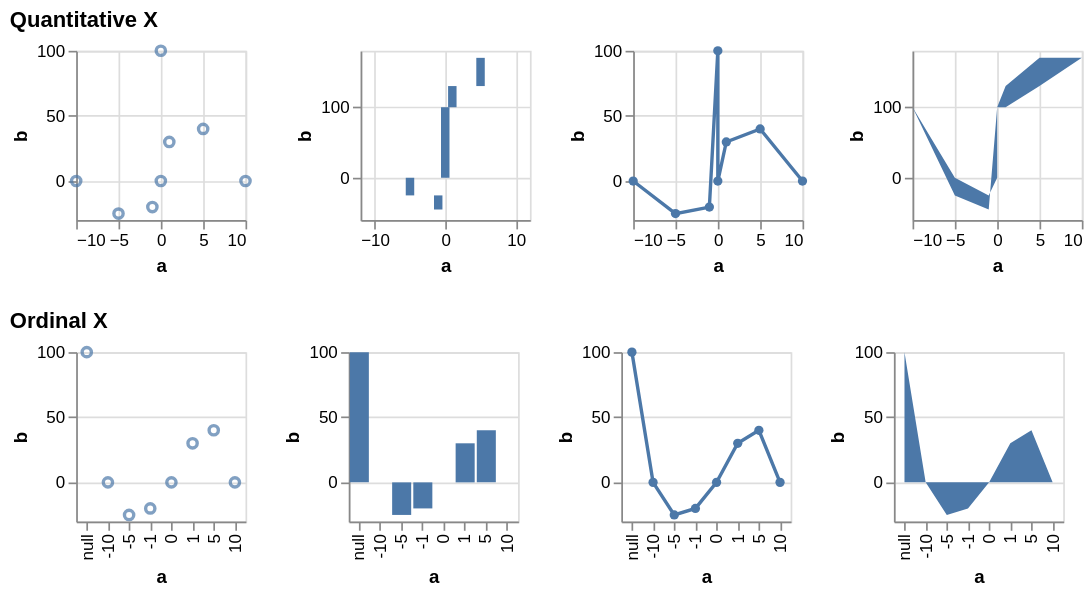

This figure's Vega-Lite source:
### Vega specification from a JSON file in a GitHub repository (floating-point values rounded to 4 significant figures)
{"$schema": "https://vega.github.io/schema/vega/v6.json", "description": "Testing invalid", "background": "white", "padding": 5, "data": [{"name": "source_0", "values": [{"a": null, "b": 100}, {"a": -10, "b": null}, {"a": -5, "b": -25}, {"a": -1, "b": -20}, {"a": 0, "b": null}, {"a": 1, "b": 30}, {"a": 5, "b": 40}, {"a": 10, "b": null}]}, {"name": "data_0", "source": "source_0", "transform": [{"type": "formula", "expr": "toNumber(datum[\"a\"])", "as": "a"}]}, {"name": "data_2", "source": "data_0", "transform": [{"type": "stack", "groupby": [], "field": "b", "sort": {"field": [], "order": []}, "as": ["b_start", "b_end"], "offset": "zero"}]}, {"name": "data_3", "source": "data_0", "transform": [{"type": "stack", "groupby": [], "field": "b", "sort": {"field": [], "order": []}, "as": ["b_start", "b_end"], "offset": "zero"}]}, {"name": "data_4", "source": "data_0", "transform": [{"type": "stack", "groupby": ["a"], "field": "b", "sort": {"field": [], "order": []}, "as": ["b_start", "b_end"], "offset": "zero"}]}, {"name": "data_5", "source": "data_0", "transform": [{"type": "impute", "field": "b", "groupby": [], "key": "a", "method": "value", "value": 0}, {"type": "stack", "groupby": ["a"], "field": "b", "sort": {"field": [], "order": []}, "as": ["b_start", "b_end"], "offset": "zero"}]}], "signals": [{"name": "childHeight", "value": 100}, {"name": "concat_0_childWidth", "value": 100}, {"name": "concat_1_childWidth", "value": 100}], "layout": {"padding": 20, "columns": 1, "bounds": "full", "align": "each"}, "marks": [{"type": "group", "name": "concat_0_group", "title": {"text": "Quantitative X", "anchor": "start"}, "layout": {"padding": 20, "bounds": "full", "align": "each"}, "marks": [{"type": "group", "name": "concat_0_concat_0_group", "style": "cell", "encode": {"update": {"width": {"signal": "concat_0_childWidth"}, "height": {"signal": "childHeight"}}}, "marks": [{"name": "concat_0_concat_0_marks", "type": "symbol", "style": ["point"], "from": {"data": "data_0"}, "encode": {"update": {"opacity": {"value": 0.7}, "fill": {"value": "transparent"}, "stroke": {"value": "#4c78a8"}, "tooltip": {"signal": "{\"a\": format(datum[\"a\"], \"\"), \"b\": format(datum[\"b\"], \"\")}"}, "ariaRoleDescription": {"value": "point"}, "description": {"signal": "\"a: \" + (format(datum[\"a\"], \"\")) + \"; b: \" + (format(datum[\"b\"], \"\"))"}, "x": [{"test": "!isValid(datum[\"a\"]) || !isFinite(+datum[\"a\"])", "scale": "concat_0_concat_0_x", "value": 0}, {"scale": "concat_0_concat_0_x", "field": "a"}], "y": [{"test": "!isValid(datum[\"b\"]) || !isFinite(+datum[\"b\"])", "scale": "concat_0_concat_0_y", "value": 0}, {"scale": "concat_0_concat_0_y", "field": "b"}]}}}], "axes": [{"scale": "concat_0_concat_0_x", "orient": "bottom", "gridScale": "concat_0_concat_0_y", "grid": true, "tickCount": {"signal": "ceil(concat_0_childWidth/40)"}, "domain": false, "labels": false, "aria": false, "maxExtent": 0, "minExtent": 0, "ticks": false, "zindex": 0}, {"scale": "concat_0_concat_0_y", "orient": "left", "gridScale": "concat_0_concat_0_x", "grid": true, "tickCount": {"signal": "ceil(childHeight/40)"}, "domain": false, "labels": false, "aria": false, "maxExtent": 0, "minExtent": 0, "ticks": false, "zindex": 0}, {"scale": "concat_0_concat_0_x", "orient": "bottom", "grid": false, "title": "a", "labelFlush": true, "labelOverlap": true, "tickCount": {"signal": "ceil(concat_0_childWidth/40)"}, "zindex": 0}, {"scale": "concat_0_concat_0_y", "orient": "left", "grid": false, "title": "b", "labelOverlap": true, "tickCount": {"signal": "ceil(childHeight/40)"}, "zindex": 0}]}, {"type": "group", "name": "concat_0_concat_1_group", "style": "cell", "encode": {"update": {"width": {"signal": "concat_0_childWidth"}, "height": {"signal": "childHeight"}}}, "marks": [{"name": "concat_0_concat_1_marks", "type": "rect", "style": ["bar"], "from": {"data": "data_2"}, "encode": {"update": {"fill": {"value": "#4c78a8"}, "tooltip": {"signal": "{\"a\": format(datum[\"a\"], \"\"), \"b\": format(datum[\"b\"], \"\")}"}, "ariaRoleDescription": {"value": "bar"}, "description": {"signal": "\"a: \" + (format(datum[\"a\"], \"\")) + \"; b: \" + (format(datum[\"b\"], \"\"))"}, "xc": [{"test": "!isValid(datum[\"a\"]) || !isFinite(+datum[\"a\"])", "signal": "scale('concat_0_concat_1_x', inrange(0, domain('concat_0_concat_1_x')) ? 0 : domain('concat_0_concat_1_x')[0])"}, {"scale": "concat_0_concat_1_x", "field": "a"}], "width": {"value": 5}, "y": {"scale": "concat_0_concat_1_y", "field": "b_end"}, "y2": {"scale": "concat_0_concat_1_y", "field": "b_start"}}}}], "axes": [{"scale": "concat_0_concat_1_x", "orient": "bottom", "gridScale": "concat_0_concat_1_y", "grid": true, "tickCount": {"signal": "ceil(concat_0_childWidth/40)"}, "domain": false, "labels": false, "aria": false, "maxExtent": 0, "minExtent": 0, "ticks": false, "zindex": 0}, {"scale": "concat_0_concat_1_y", "orient": "left", "gridScale": "concat_0_concat_1_x", "grid": true, "tickCount": {"signal": "ceil(childHeight/40)"}, "domain": false, "labels": false, "aria": false, "maxExtent": 0, "minExtent": 0, "ticks": false, "zindex": 0}, {"scale": "concat_0_concat_1_x", "orient": "bottom", "grid": false, "title": "a", "labelFlush": true, "labelOverlap": true, "tickCount": {"signal": "ceil(concat_0_childWidth/40)"}, "zindex": 0}, {"scale": "concat_0_concat_1_y", "orient": "left", "grid": false, "title": "b", "labelOverlap": true, "tickCount": {"signal": "ceil(childHeight/40)"}, "zindex": 0}]}, {"type": "group", "name": "concat_0_concat_2_group", "style": "cell", "encode": {"update": {"width": {"signal": "concat_0_childWidth"}, "height": {"signal": "childHeight"}}}, "marks": [{"name": "concat_0_concat_2_layer_0_marks", "type": "line", "style": ["line"], "sort": {"field": "x"}, "from": {"data": "data_0"}, "encode": {"update": {"stroke": {"value": "#4c78a8"}, "tooltip": {"signal": "{\"a\": format(datum[\"a\"], \"\"), \"b\": format(datum[\"b\"], \"\")}"}, "description": {"signal": "\"a: \" + (format(datum[\"a\"], \"\")) + \"; b: \" + (format(datum[\"b\"], \"\"))"}, "x": [{"test": "!isValid(datum[\"a\"]) || !isFinite(+datum[\"a\"])", "signal": "scale('concat_0_concat_2_x', inrange(0, domain('concat_0_concat_2_x')) ? 0 : domain('concat_0_concat_2_x')[0])"}, {"scale": "concat_0_concat_2_x", "field": "a"}], "y": [{"test": "!isValid(datum[\"b\"]) || !isFinite(+datum[\"b\"])", "scale": "concat_0_concat_2_y", "value": 0}, {"scale": "concat_0_concat_2_y", "field": "b"}]}}}, {"name": "concat_0_concat_2_layer_1_marks", "type": "symbol", "style": ["point"], "from": {"data": "data_0"}, "encode": {"update": {"opacity": {"value": 1}, "fill": {"value": "#4c78a8"}, "tooltip": {"signal": "{\"a\": format(datum[\"a\"], \"\"), \"b\": format(datum[\"b\"], \"\")}"}, "ariaRoleDescription": {"value": "point"}, "description": {"signal": "\"a: \" + (format(datum[\"a\"], \"\")) + \"; b: \" + (format(datum[\"b\"], \"\"))"}, "x": [{"test": "!isValid(datum[\"a\"]) || !isFinite(+datum[\"a\"])", "signal": "scale('concat_0_concat_2_x', inrange(0, domain('concat_0_concat_2_x')) ? 0 : domain('concat_0_concat_2_x')[0])"}, {"scale": "concat_0_concat_2_x", "field": "a"}], "y": [{"test": "!isValid(datum[\"b\"]) || !isFinite(+datum[\"b\"])", "scale": "concat_0_concat_2_y", "value": 0}, {"scale": "concat_0_concat_2_y", "field": "b"}]}}}], "axes": [{"scale": "concat_0_concat_2_x", "orient": "bottom", "gridScale": "concat_0_concat_2_y", "grid": true, "tickCount": {"signal": "ceil(concat_0_childWidth/40)"}, "domain": false, "labels": false, "aria": false, "maxExtent": 0, "minExtent": 0, "ticks": false, "zindex": 0}, {"scale": "concat_0_concat_2_y", "orient": "left", "gridScale": "concat_0_concat_2_x", "grid": true, "tickCount": {"signal": "ceil(childHeight/40)"}, "domain": false, "labels": false, "aria": false, "maxExtent": 0, "minExtent": 0, "ticks": false, "zindex": 0}, {"scale": "concat_0_concat_2_x", "orient": "bottom", "grid": false, "title": "a", "labelFlush": true, "labelOverlap": true, "tickCount": {"signal": "ceil(concat_0_childWidth/40)"}, "zindex": 0}, {"scale": "concat_0_concat_2_y", "orient": "left", "grid": false, "title": "b", "labelOverlap": true, "tickCount": {"signal": "ceil(childHeight/40)"}, "zindex": 0}]}, {"type": "group", "name": "concat_0_concat_3_group", "style": "cell", "encode": {"update": {"width": {"signal": "concat_0_childWidth"}, "height": {"signal": "childHeight"}}}, "marks": [{"name": "concat_0_concat_3_marks", "type": "area", "style": ["area"], "sort": {"field": "x"}, "from": {"data": "data_3"}, "encode": {"update": {"orient": {"value": "vertical"}, "fill": {"value": "#4c78a8"}, "tooltip": {"signal": "{\"a\": format(datum[\"a\"], \"\"), \"b\": format(datum[\"b\"], \"\")}"}, "description": {"signal": "\"a: \" + (format(datum[\"a\"], \"\")) + \"; b: \" + (format(datum[\"b\"], \"\"))"}, "x": [{"test": "!isValid(datum[\"a\"]) || !isFinite(+datum[\"a\"])", "signal": "scale('concat_0_concat_3_x', inrange(0, domain('concat_0_concat_3_x')) ? 0 : domain('concat_0_concat_3_x')[0])"}, {"scale": "concat_0_concat_3_x", "field": "a"}], "y": {"scale": "concat_0_concat_3_y", "field": "b_end"}, "y2": {"scale": "concat_0_concat_3_y", "field": "b_start"}}}}], "axes": [{"scale": "concat_0_concat_3_x", "orient": "bottom", "gridScale": "concat_0_concat_3_y", "grid": true, "tickCount": {"signal": "ceil(concat_0_childWidth/40)"}, "domain": false, "labels": false, "aria": false, "maxExtent": 0, "minExtent": 0, "ticks": false, "zindex": 0}, {"scale": "concat_0_concat_3_y", "orient": "left", "gridScale": "concat_0_concat_3_x", "grid": true, "tickCount": {"signal": "ceil(childHeight/40)"}, "domain": false, "labels": false, "aria": false, "maxExtent": 0, "minExtent": 0, "ticks": false, "zindex": 0}, {"scale": "concat_0_concat_3_x", "orient": "bottom", "grid": false, "title": "a", "labelFlush": true, "labelOverlap": true, "tickCount": {"signal": "ceil(concat_0_childWidth/40)"}, "zindex": 0}, {"scale": "concat_0_concat_3_y", "orient": "left", "grid": false, "title": "b", "labelOverlap": true, "tickCount": {"signal": "ceil(childHeight/40)"}, "zindex": 0}]}]}, {"type": "group", "name": "concat_1_group", "title": {"text": "Ordinal X", "anchor": "start"}, "layout": {"padding": 20, "bounds": "full", "align": "each"}, "marks": [{"type": "group", "name": "concat_1_concat_0_group", "style": "cell", "encode": {"update": {"width": {"signal": "concat_1_childWidth"}, "height": {"signal": "childHeight"}}}, "marks": [{"name": "concat_1_concat_0_marks", "type": "symbol", "style": ["point"], "from": {"data": "data_0"}, "encode": {"update": {"opacity": {"value": 0.7}, "fill": {"value": "transparent"}, "stroke": {"value": "#4c78a8"}, "tooltip": {"signal": "{\"a\": isValid(datum[\"a\"]) ? datum[\"a\"] : \"\"+datum[\"a\"], \"b\": format(datum[\"b\"], \"\")}"}, "ariaRoleDescription": {"value": "point"}, "description": {"signal": "\"a: \" + (isValid(datum[\"a\"]) ? datum[\"a\"] : \"\"+datum[\"a\"]) + \"; b: \" + (format(datum[\"b\"], \"\"))"}, "x": {"scale": "concat_1_concat_0_x", "field": "a"}, "y": [{"test": "!isValid(datum[\"b\"]) || !isFinite(+datum[\"b\"])", "scale": "concat_1_concat_0_y", "value": 0}, {"scale": "concat_1_concat_0_y", "field": "b"}]}}}], "axes": [{"scale": "concat_1_concat_0_y", "orient": "left", "gridScale": "concat_1_concat_0_x", "grid": true, "tickCount": {"signal": "ceil(childHeight/40)"}, "domain": false, "labels": false, "aria": false, "maxExtent": 0, "minExtent": 0, "ticks": false, "zindex": 0}, {"scale": "concat_1_concat_0_x", "orient": "bottom", "grid": false, "title": "a", "labelAlign": "right", "labelAngle": 270, "labelBaseline": "middle", "zindex": 0}, {"scale": "concat_1_concat_0_y", "orient": "left", "grid": false, "title": "b", "labelOverlap": true, "tickCount": {"signal": "ceil(childHeight/40)"}, "zindex": 0}]}, {"type": "group", "name": "concat_1_concat_1_group", "style": "cell", "encode": {"update": {"width": {"signal": "concat_1_childWidth"}, "height": {"signal": "childHeight"}}}, "marks": [{"name": "concat_1_concat_1_marks", "type": "rect", "style": ["bar"], "from": {"data": "data_4"}, "encode": {"update": {"fill": {"value": "#4c78a8"}, "tooltip": {"signal": "{\"a\": isValid(datum[\"a\"]) ? datum[\"a\"] : \"\"+datum[\"a\"], \"b\": format(datum[\"b\"], \"\")}"}, "ariaRoleDescription": {"value": "bar"}, "description": {"signal": "\"a: \" + (isValid(datum[\"a\"]) ? datum[\"a\"] : \"\"+datum[\"a\"]) + \"; b: \" + (format(datum[\"b\"], \"\"))"}, "x": {"scale": "concat_1_concat_1_x", "field": "a"}, "width": {"signal": "max(0.25, bandwidth('concat_1_concat_1_x'))"}, "y": {"scale": "concat_1_concat_1_y", "field": "b_end"}, "y2": {"scale": "concat_1_concat_1_y", "field": "b_start"}}}}], "axes": [{"scale": "concat_1_concat_1_y", "orient": "left", "gridScale": "concat_1_concat_1_x", "grid": true, "tickCount": {"signal": "ceil(childHeight/40)"}, "domain": false, "labels": false, "aria": false, "maxExtent": 0, "minExtent": 0, "ticks": false, "zindex": 0}, {"scale": "concat_1_concat_1_x", "orient": "bottom", "grid": false, "title": "a", "labelAlign": "right", "labelAngle": 270, "labelBaseline": "middle", "zindex": 0}, {"scale": "concat_1_concat_1_y", "orient": "left", "grid": false, "title": "b", "labelOverlap": true, "tickCount": {"signal": "ceil(childHeight/40)"}, "zindex": 0}]}, {"type": "group", "name": "concat_1_concat_2_group", "style": "cell", "encode": {"update": {"width": {"signal": "concat_1_childWidth"}, "height": {"signal": "childHeight"}}}, "marks": [{"name": "concat_1_concat_2_layer_0_marks", "type": "line", "style": ["line"], "sort": {"field": "x"}, "from": {"data": "data_0"}, "encode": {"update": {"stroke": {"value": "#4c78a8"}, "tooltip": {"signal": "{\"a\": isValid(datum[\"a\"]) ? datum[\"a\"] : \"\"+datum[\"a\"], \"b\": format(datum[\"b\"], \"\")}"}, "description": {"signal": "\"a: \" + (isValid(datum[\"a\"]) ? datum[\"a\"] : \"\"+datum[\"a\"]) + \"; b: \" + (format(datum[\"b\"], \"\"))"}, "x": {"scale": "concat_1_concat_2_x", "field": "a"}, "y": [{"test": "!isValid(datum[\"b\"]) || !isFinite(+datum[\"b\"])", "scale": "concat_1_concat_2_y", "value": 0}, {"scale": "concat_1_concat_2_y", "field": "b"}]}}}, {"name": "concat_1_concat_2_layer_1_marks", "type": "symbol", "style": ["point"], "from": {"data": "data_0"}, "encode": {"update": {"opacity": {"value": 1}, "fill": {"value": "#4c78a8"}, "tooltip": {"signal": "{\"a\": isValid(datum[\"a\"]) ? datum[\"a\"] : \"\"+datum[\"a\"], \"b\": format(datum[\"b\"], \"\")}"}, "ariaRoleDescription": {"value": "point"}, "description": {"signal": "\"a: \" + (isValid(datum[\"a\"]) ? datum[\"a\"] : \"\"+datum[\"a\"]) + \"; b: \" + (format(datum[\"b\"], \"\"))"}, "x": {"scale": "concat_1_concat_2_x", "field": "a"}, "y": [{"test": "!isValid(datum[\"b\"]) || !isFinite(+datum[\"b\"])", "scale": "concat_1_concat_2_y", "value": 0}, {"scale": "concat_1_concat_2_y", "field": "b"}]}}}], "axes": [{"scale": "concat_1_concat_2_y", "orient": "left", "gridScale": "concat_1_concat_2_x", "grid": true, "tickCount": {"signal": "ceil(childHeight/40)"}, "domain": false, "labels": false, "aria": false, "maxExtent": 0, "minExtent": 0, "ticks": false, "zindex": 0}, {"scale": "concat_1_concat_2_x", "orient": "bottom", "grid": false, "title": "a", "labelAlign": "right", "labelAngle": 270, "labelBaseline": "middle", "zindex": 0}, {"scale": "concat_1_concat_2_y", "orient": "left", "grid": false, "title": "b", "labelOverlap": true, "tickCount": {"signal": "ceil(childHeight/40)"}, "zindex": 0}]}, {"type": "group", "name": "concat_1_concat_3_group", "style": "cell", "encode": {"update": {"width": {"signal": "concat_1_childWidth"}, "height": {"signal": "childHeight"}}}, "marks": [{"name": "concat_1_concat_3_marks", "type": "area", "style": ["area"], "sort": {"field": "x"}, "from": {"data": "data_5"}, "encode": {"update": {"orient": {"value": "vertical"}, "fill": {"value": "#4c78a8"}, "tooltip": {"signal": "{\"a\": isValid(datum[\"a\"]) ? datum[\"a\"] : \"\"+datum[\"a\"], \"b\": format(datum[\"b\"], \"\")}"}, "description": {"signal": "\"a: \" + (isValid(datum[\"a\"]) ? datum[\"a\"] : \"\"+datum[\"a\"]) + \"; b: \" + (format(datum[\"b\"], \"\"))"}, "x": {"scale": "concat_1_concat_3_x", "field": "a"}, "y": {"scale": "concat_1_concat_3_y", "field": "b_end"}, "y2": {"scale": "concat_1_concat_3_y", "field": "b_start"}}}}], "axes": [{"scale": "concat_1_concat_3_y", "orient": "left", "gridScale": "concat_1_concat_3_x", "grid": true, "tickCount": {"signal": "ceil(childHeight/40)"}, "domain": false, "labels": false, "aria": false, "maxExtent": 0, "minExtent": 0, "ticks": false, "zindex": 0}, {"scale": "concat_1_concat_3_x", "orient": "bottom", "grid": false, "title": "a", "labelAlign": "right", "labelAngle": 270, "labelBaseline": "middle", "zindex": 0}, {"scale": "concat_1_concat_3_y", "orient": "left", "grid": false, "title": "b", "labelOverlap": true, "tickCount": {"signal": "ceil(childHeight/40)"}, "zindex": 0}]}]}], "scales": [{"name": "concat_0_concat_0_x", "type": "linear", "domain": {"data": "data_0", "field": "a"}, "range": [0, {"signal": "concat_0_childWidth"}], "nice": true, "zero": true}, {"name": "concat_0_concat_0_y", "type": "linear", "domain": {"data": "data_0", "field": "b"}, "range": [{"signal": "childHeight"}, 0], "nice": true, "zero": true}, {"name": "concat_0_concat_1_x", "type": "linear", "domain": {"data": "data_2", "field": "a"}, "range": [0, {"signal": "concat_0_childWidth"}], "nice": true, "zero": false, "padding": 5}, {"name": "concat_0_concat_1_y", "type": "linear", "domain": {"data": "data_2", "fields": ["b_start", "b_end"]}, "range": [{"signal": "childHeight"}, 0], "nice": true, "zero": true}, {"name": "concat_0_concat_2_x", "type": "linear", "domain": {"data": "data_0", "field": "a"}, "range": [0, {"signal": "concat_0_childWidth"}], "nice": true, "zero": false}, {"name": "concat_0_concat_2_y", "type": "linear", "domain": {"data": "data_0", "field": "b"}, "range": [{"signal": "childHeight"}, 0], "nice": true, "zero": true}, {"name": "concat_0_concat_3_x", "type": "linear", "domain": {"data": "data_3", "field": "a"}, "range": [0, {"signal": "concat_0_childWidth"}], "nice": true, "zero": false}, {"name": "concat_0_concat_3_y", "type": "linear", "domain": {"data": "data_3", "fields": ["b_start", "b_end"]}, "range": [{"signal": "childHeight"}, 0], "nice": true, "zero": true}, {"name": "concat_1_concat_0_x", "type": "point", "domain": {"data": "data_0", "field": "a", "sort": true}, "range": [0, {"signal": "concat_1_childWidth"}], "padding": 0.5}, {"name": "concat_1_concat_0_y", "type": "linear", "domain": {"data": "data_0", "field": "b"}, "range": [{"signal": "childHeight"}, 0], "nice": true, "zero": true}, {"name": "concat_1_concat_1_x", "type": "band", "domain": {"data": "data_4", "field": "a", "sort": true}, "range": [0, {"signal": "concat_1_childWidth"}], "paddingInner": 0.1, "paddingOuter": 0.05}, {"name": "concat_1_concat_1_y", "type": "linear", "domain": {"data": "data_4", "fields": ["b_start", "b_end"]}, "range": [{"signal": "childHeight"}, 0], "nice": true, "zero": true}, {"name": "concat_1_concat_2_x", "type": "point", "domain": {"data": "data_0", "field": "a", "sort": true}, "range": [0, {"signal": "concat_1_childWidth"}], "padding": 0.5}, {"name": "concat_1_concat_2_y", "type": "linear", "domain": {"data": "data_0", "field": "b"}, "range": [{"signal": "childHeight"}, 0], "nice": true, "zero": true}, {"name": "concat_1_concat_3_x", "type": "point", "domain": {"data": "data_5", "field": "a", "sort": true}, "range": [0, {"signal": "concat_1_childWidth"}], "padding": 0.5}, {"name": "concat_1_concat_3_y", "type": "linear", "domain": {"data": "data_5", "fields": ["b_start", "b_end"]}, "range": [{"signal": "childHeight"}, 0], "nice": true, "zero": true}], "config": {"mark": {"tooltip": true}}}
